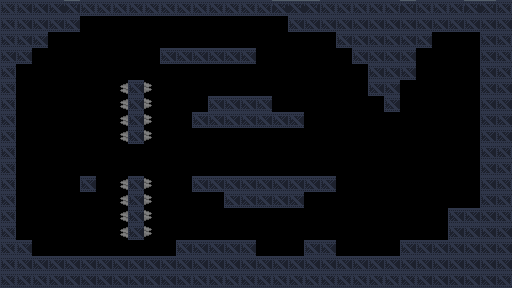

Below is a game level as drawn by its tile map, then a one-line description and the .tmx file that defines it, in full:
An orthogonal 32x18 tile map with 16x16 px tiles, 2 tile layers (background, details), 2 tilesets and 5 objects (2x gravity, spawn, goal, gravity_constant).

<map version="1.5" tiledversion="1.7.2" orientation="orthogonal" renderorder="right-down" width="32" height="18" tilewidth="16" tileheight="16" infinite="0" nextlayerid="4" nextobjectid="41">
 <tileset firstgid="1" source="industrial.v2.tsx" />
 <tileset firstgid="1025" source="Dungeon Sprites.tsx" />
 <layer id="3" name="background" width="32" height="18">
  <data encoding="csv">
0,0,0,0,0,0,0,0,0,0,0,0,0,0,0,0,0,0,0,0,0,0,0,0,0,0,0,0,0,0,0,0,
0,0,0,0,0,0,0,0,0,0,0,0,0,0,0,0,0,0,0,0,0,0,0,0,0,0,0,0,0,0,0,0,
0,0,0,0,0,0,0,0,0,0,0,0,0,0,0,0,0,0,0,0,0,0,0,0,0,0,0,0,0,0,0,0,
0,0,0,0,0,0,0,0,0,0,0,0,0,0,0,0,0,0,0,0,0,0,0,0,0,0,0,0,0,0,0,0,
0,0,0,0,0,0,0,0,0,0,0,0,0,0,0,0,0,0,0,0,0,0,0,0,0,0,0,0,0,0,0,0,
0,0,0,0,0,0,0,0,0,0,0,0,0,0,0,0,0,0,0,0,0,0,0,0,0,0,0,0,0,0,0,0,
0,0,0,0,0,0,0,0,0,0,0,0,0,0,0,0,0,0,0,0,0,0,0,0,0,0,0,0,0,0,0,0,
0,0,0,0,0,0,0,0,0,0,0,0,0,0,0,0,0,0,0,0,0,0,0,0,0,0,0,0,0,0,0,0,
0,0,0,0,0,0,0,0,0,0,0,0,0,0,0,0,0,0,0,0,0,0,0,0,0,0,0,0,0,0,0,0,
0,0,0,0,0,0,0,0,0,0,0,0,0,0,0,0,0,0,0,0,0,0,0,0,0,0,0,0,0,0,0,0,
0,0,0,0,0,0,0,0,0,0,0,0,0,0,0,0,0,0,0,0,0,0,0,0,0,0,0,0,0,0,0,0,
0,0,0,0,0,0,0,0,0,0,0,0,0,0,0,0,0,0,0,0,0,0,0,0,0,0,0,0,0,0,0,0,
0,0,0,0,0,0,0,0,0,0,0,0,0,0,0,0,0,0,0,0,0,0,0,0,0,0,0,0,0,0,0,0,
0,0,0,0,0,0,0,0,0,0,0,0,0,0,0,0,0,0,0,0,0,0,0,0,0,0,0,0,0,0,0,0,
0,0,0,0,0,0,0,0,0,0,0,0,0,0,0,0,0,0,0,0,0,0,0,0,0,0,0,0,0,0,0,0,
0,0,0,0,0,0,0,0,0,0,0,0,0,0,0,0,0,0,0,0,0,0,0,0,0,0,0,0,0,0,0,0,
0,0,0,0,0,0,0,0,0,0,0,0,0,0,0,0,0,0,0,0,0,0,0,0,0,0,0,0,0,0,0,0,
0,0,0,0,0,0,0,0,0,0,0,0,0,0,0,0,0,0,0,0,0,0,0,0,0,0,0,0,0,0,0,0
</data>
 </layer>
 <layer id="1" name="details" width="32" height="18">
  <properties>
   <property name="physics" type="bool" value="true" />
  </properties>
  <data encoding="csv">
54,20,20,20,14,54,54,54,54,54,54,54,54,54,54,54,54,14,14,14,54,54,54,54,54,14,54,54,54,14,14,54,
54,20,20,20,20,0,0,0,0,0,0,0,0,0,0,0,0,0,20,20,20,20,20,20,20,20,20,20,20,20,20,20,
54,20,20,0,0,0,0,0,0,0,0,0,0,0,0,0,0,0,0,0,0,20,20,20,20,20,20,0,0,0,20,54,
20,20,0,0,0,0,0,0,0,0,20,20,20,20,20,20,0,0,0,0,0,0,20,20,20,20,0,0,0,0,20,54,
54,0,0,0,0,0,0,0,0,0,0,0,0,0,0,0,0,0,0,0,0,0,0,20,20,20,0,0,0,0,20,54,
54,0,0,0,0,0,0,1610613892,20,2684355716,0,0,0,0,0,0,0,0,0,0,0,0,0,20,20,0,0,0,0,0,20,20,
54,0,0,0,0,0,0,1610613892,20,2684355716,0,0,0,20,20,20,20,0,0,0,0,0,0,0,20,0,0,0,0,0,20,20,
54,0,0,0,0,0,0,1610613892,20,2684355716,0,0,20,20,20,20,20,20,20,0,0,0,0,0,0,0,0,0,0,0,20,20,
54,0,0,0,0,0,0,1610613892,20,2684355716,0,0,0,0,0,0,0,0,0,0,0,0,0,0,0,0,0,0,0,0,20,20,
54,0,0,0,0,0,0,0,0,0,0,0,0,0,0,0,0,0,0,0,0,0,0,0,0,0,0,0,0,0,20,54,
54,0,0,0,0,0,0,0,0,0,0,0,0,0,0,0,0,0,0,0,0,0,0,0,0,0,0,0,0,0,20,54,
54,0,0,0,0,20,0,1610613892,20,2684355716,0,0,20,20,20,20,20,20,20,20,20,0,0,0,0,0,0,0,0,0,20,54,
54,0,0,0,0,0,0,1610613892,20,2684355716,0,0,0,0,20,20,20,20,20,0,0,0,0,0,0,0,0,0,0,0,20,54,
54,0,0,0,0,0,0,1610613892,20,2684355716,0,0,0,0,0,0,0,0,0,0,0,0,0,0,0,0,0,0,20,20,20,54,
54,0,0,0,0,0,0,1610613892,20,2684355716,0,0,0,0,0,0,0,0,0,0,0,0,0,0,0,0,0,0,20,20,20,20,
54,20,0,0,0,0,0,0,0,0,0,20,20,20,20,20,0,0,0,20,20,0,0,0,0,20,20,20,20,20,20,20,
54,20,20,20,20,20,20,20,20,20,20,20,20,20,20,20,20,20,20,20,20,20,20,20,20,20,20,20,20,20,20,20,
54,54,54,20,20,20,20,20,20,20,20,54,54,54,54,54,54,54,54,54,54,54,54,54,54,54,20,20,20,20,20,54
</data>
 </layer>
 <objectgroup id="2" name="objects">
  <object id="2" name="spawn" gid="513" x="64" y="80" width="16" height="16" />
  <object id="36" name="goal" gid="1158" x="64" y="64" width="16" height="16" />
  <object id="38" name="gravity_constant" gid="330" x="64" y="240" width="16" height="16">
   <properties>
    <property name="constant" type="bool" value="true" />
   </properties>
  </object>
  <object id="39" name="gravity" gid="526" x="376" y="28" width="16" height="16" />
  <object id="40" name="gravity" gid="526" x="456" y="252" width="16" height="16" />
 </objectgroup>
</map>
